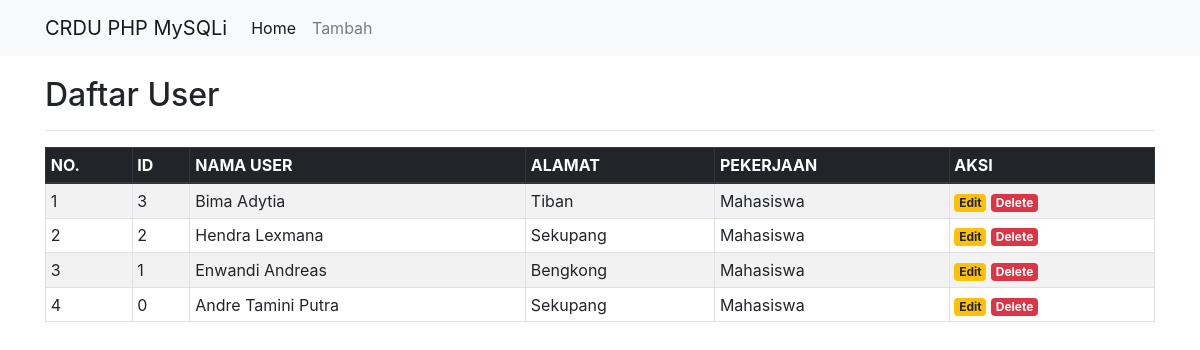
The page / on the database its author committed.
### tables this page shows
CREATE TABLE `user` (
  `id` int(11) NOT NULL,
  `nama` varchar(30) NOT NULL,
  `alamat` text NOT NULL,
  `pekerjaan` varchar(30) NOT NULL
);

### index.php (the view, shortened to what this page needs)
<?php
include('koneksi.php');
?>
<!DOCTYPE html>
<html>
<head>
	<link rel="stylesheet" href="https://stackpath.bootstrapcdn.com/bootstrap/4.1.3/css/bootstrap.min.css">
</head>
<body>
	<nav class="navbar navbar-expand-lg navbar-light bg-light">
		<div class="container">
			<a class="navbar-brand" href="#">CRDU PHP MySQLi</a>
			<div class="collapse navbar-collapse" id="navbarSupportedContent">
				<ul class="navbar-nav mr-auto">
					<li class="nav-item active">
						<a class="nav-link" href="index.php">Home</a>
					</li>
					<li class="nav-item">
						<a class="nav-link" href="tambah.php">Tambah</a>
					</li>
				</ul>
			</div>
		</div>
	</nav>
	<div class="container" style="margin-top:20px">
		<h2>Daftar User</h2>
		<hr>
		<table class="table table-striped table-hover table-sm table-bordered">
			<thead class="thead-dark">
				<tr>
					<th>NO.</th>
					<th>ID</th>
					<th>NAMA USER</th>
					<th>ALAMAT</th>
					<th>PEKERJAAN</th>
					<th>AKSI</th>
				</tr>
			</thead>
			<tbody>
				<?php
				$sql = mysqli_query($koneksi, "SELECT * FROM user ORDER BY id DESC") or die(mysqli_error($koneksi));
				if(mysqli_num_rows($sql) > 0){
					$no = 1;
					while($data = mysqli_fetch_assoc($sql)){
						echo '
						<tr>
							<td>'.$no.'</td>
							<td>'.$data['id'].'</td>
							<td>'.$data['nama'].'</td>
							<td>'.$data['alamat'].'</td>
							<td>'.$data['pekerjaan'].'</td>
							<td>
								<a href="edit.php?id='.$data['id'].'" class="badge badge-warning">Edit</a>
								<a href="delete.php?id='.$data['id'].'" class="badge badge-danger" onclick="return confirm(\'Yakin ingin menghapus data ini?\')">Delete</a>
							</td>
						</tr>
						';
						$no++;
					}
				}else{
					echo '
					<tr>
						<td colspan="6">Tidak ada data.</td>
					</tr>
					';
				}
				?>
		</table>
	</div>
</body>
</html>

### rows shown on the page
user: id "3", nama "Bima Adytia", alamat "Tiban", pekerjaan "Mahasiswa"
user: id "2", nama "Hendra Lexmana", alamat "Sekupang", pekerjaan "Mahasiswa"
user: id "1", nama "Enwandi Andreas", alamat "Bengkong", pekerjaan "Mahasiswa"
user: id "0", nama "Andre Tamini Putra", alamat "Sekupang", pekerjaan "Mahasiswa"
